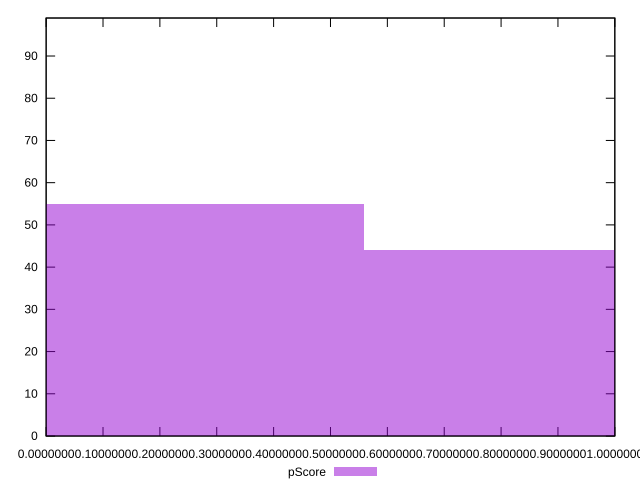

Recreate this plot in gnuplot.
reset

$pScore <<EOF
0 55
1.1195479941894981 44
EOF

set key outside below
set boxwidth 1.1195479941894981
set xrange [2.8341307473089827e-7:0.9999993380488856]
set yrange [0:99]
set trange [0:99]
set style fill transparent solid 0.5 noborder
set terminal svg size 640, 490 enhanced background rgb 'white'
set output "reports/report_00027_2021-02-24T12-40-31.850Z/estimated-input-latency/samples/card/pScore/histogram.svg"

plot $pScore title "pScore" with boxes

reset
